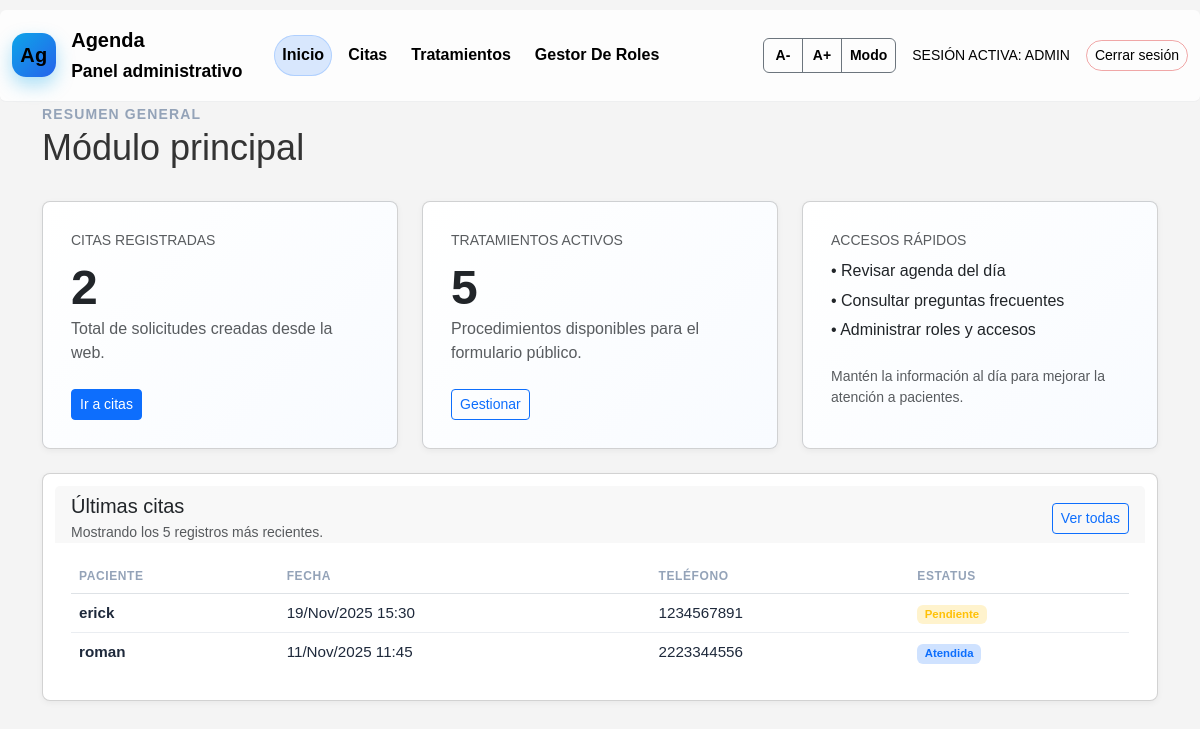
Screenshot of /listar/ (signed in) with the database file from the repository.
### app/models.py (models this page shows, shortened)
class CitaDental(models.Model):
	ESTATUS_PENDIENTE = 'PENDIENTE'
	ESTATUS_CONFIRMADA = 'CONFIRMADA'
	ESTATUS_CANCELADA = 'CANCELADA'
	ESTATUS_ATENDIDA = 'ATENDIDA'
	ESTATUS_CHOICES = [
		(ESTATUS_PENDIENTE, 'Pendiente'),
		(ESTATUS_CONFIRMADA, 'Confirmada'),
		(ESTATUS_CANCELADA, 'Cancelada'),
		(ESTATUS_ATENDIDA, 'Atendida'),
	]
	nombre_paciente = models.CharField(max_length=200)
	tratamientos = models.ManyToManyField(
		Tratamiento,
		blank=True,
		related_name='citas',
		help_text='Tratamientos asociados a la cita'
	)
	fecha_cita = models.DateTimeField()
	telefono = models.CharField(max_length=30, blank=True, null=True)
	correo = models.EmailField(blank=True, null=True)
	estatus = models.CharField(max_length=20, choices=ESTATUS_CHOICES, default=ESTATUS_PENDIENTE)

### app/views.py (the view)
# urls.py: path('listar/', views.listar, name='listar'),
@login_required
def listar(request):
	ensure_default_groups()
	try:
		count_citas = CitaDental.objects.count()
	except Exception:
		count_citas = 0
	try:
		count_tratamientos = Tratamiento.objects.count()
	except Exception:
		count_tratamientos = 0
	recent_citas = CitaDental.objects.all().order_by('-fecha_cita')[:5]
	is_admin = False
	is_employee = False
	if request.user and request.user.is_authenticated:
		is_admin = request.user.is_superuser or request.user.groups.filter(name='Administrador').exists()
		is_employee = request.user.groups.filter(name='Empleado').exists()
	return render(request, 'listar.html', {
		'count_citas': count_citas,
		'count_tratamientos': count_tratamientos,
		'recent_citas': recent_citas,
		'is_admin': is_admin,
		'is_employee': is_employee,
	})

### app/context_processors.py (called while the page is built)
def user_roles(request):
    flags = {
        'is_admin': False,
        'is_employee': False,
        'can_view_citas': False,
        'can_manage_tratamientos': False,
    }
    user = getattr(request, 'user', None)
    try:
        if user and user.is_authenticated:
            is_admin = user.is_superuser or user.groups.filter(name='Administrador').exists()
            flags['is_admin'] = is_admin
            flags['is_employee'] = user.groups.filter(name='Empleado').exists()
            flags['can_view_citas'] = is_admin or user.groups.filter(name='Permiso Citas').exists()
            flags['can_manage_tratamientos'] = is_admin or user.groups.filter(name='Permiso Tratamientos').exists()
    except Exception:
        pass
    return flags

### app/views.py (called while the page is built)
def ensure_default_groups():
	try:
		for name in ('Administrador', 'Empleado', 'Permiso Citas', 'Permiso Tratamientos'):
			Group.objects.get_or_create(name=name)
	except Exception:
		pass

### app/templates/listar.html (shortened to what this page needs)
{% extends 'base.html' %}
{% block content %}
<div class="admin-page-header">
    <div>
        <small>Resumen general</small>
        <h1 class="mb-0">Módulo principal</h1>
    </div>
</div>
<div class="row g-4 mb-4">
    <div class="col-md-6 col-xl-4">
        <div class="card admin-kpi h-100">
            <div class="card-body">
                <div class="text-muted text-uppercase small mb-2">Citas registradas</div>
                <div class="display-5 fw-bold">{{ count_citas }}</div>
                <p class="text-muted mb-4">Total de solicitudes creadas desde la web.</p>
                <a href="{% url 'citas_listar' %}" class="btn btn-primary btn-sm">Ir a citas</a>
            </div>
        </div>
    </div>
    {% if can_manage_tratamientos %}
    <div class="col-md-6 col-xl-4">
        <div class="card admin-kpi h-100">
            <div class="card-body">
                <div class="text-muted text-uppercase small mb-2">Tratamientos activos</div>
                <div class="display-5 fw-bold">{{ count_tratamientos }}</div>
                <p class="text-muted mb-4">Procedimientos disponibles para el formulario público.</p>
                <a href="{% url 'tratamientos_listar' %}" class="btn btn-outline-primary btn-sm">Gestionar</a>
            </div>
        </div>
    </div>
    {% endif %}
    <div class="col-xl-4">
        <div class="card admin-kpi h-100">
            <div class="card-body">
                <div class="text-muted text-uppercase small mb-2">Accesos rápidos</div>
                <ul class="list-unstyled admin-quick-links mb-4">
                    <li><a href="{% url 'citas_listar' %}" class="link-dark text-decoration-none">• Revisar agenda del día</a></li>
                    <li><a href="{% url 'home' %}#faq" class="link-dark text-decoration-none">• Consultar preguntas frecuentes</a></li>
                    {% if is_admin %}
                    <li><a href="{% url 'usuarios_listar' %}" class="link-dark text-decoration-none">• Administrar roles y accesos</a></li>
                    {% endif %}
                </ul>
                <p class="text-muted small mb-0">Mantén la información al día para mejorar la atención a pacientes.</p>
            </div>
        </div>
    </div>
</div>
<div class="card admin-table">
    <div class="card-header border-0 pb-0">
        <div class="d-flex flex-wrap align-items-center justify-content-between gap-3">
            <div>
                <h5 class="mb-1">Últimas citas</h5>
                <p class="text-muted mb-0 small">Mostrando los 5 registros más recientes.</p>
            </div>
            <a href="{% url 'citas_listar' %}" class="btn btn-outline-primary btn-sm">Ver todas</a>
        </div>
    </div>
    <div class="card-body">
        <div class="table-responsive">
            <table class="table align-middle">
                <thead>
                    <tr>
                        <th>Paciente</th>
                        <th>Fecha</th>
                        <th>Teléfono</th>
                        <th>Estatus</th>
                    </tr>
                </thead>
                <tbody>
                    {% for c in recent_citas %}
                    <tr>
                        <td class="fw-semibold">{{ c.nombre_paciente }}</td>
                        <td>{{ c.fecha_cita|date:"d/M/Y H:i" }}</td>
                        <td>{{ c.telefono|default:"-" }}</td>
                        <td>
                            <span class="badge {% if c.estatus == 'CONFIRMADA' %}bg-success-subtle text-success{% elif c.estatus == 'CANCELADA' %}bg-danger-subtle text-danger{% elif c.estatus == 'ATENDIDA' %}bg-primary-subtle text-primary{% else %}bg-warning-subtle text-warning{% endif %}">
                                {{ c.get_estatus_display }}
                            </span>
                        </td>
                    </tr>
                    {% empty %}
                    <tr>
                        <td colspan="4" class="text-center text-muted py-4">No hay citas registradas.</td>
                    </tr>
                    {% endfor %}
                </tbody>
            </table>
        </div>
    </div>
</div>
{% endblock %}

### app/templates/base.html (shortened to what this page needs)
<!doctype html>
<html lang="es">
{% load static %}
    <head>
        <link href="https://cdn.jsdelivr.net/npm/bootstrap@5.3.2/dist/css/bootstrap.min.css" rel="stylesheet">
        <link rel="stylesheet" href="{% static 'css/style.css' %}">
    </head>
    <body>
        <nav class="navbar navbar-expand-lg admin-navbar">
            <div class="container-fluid">
                <a class="navbar-brand d-flex align-items-center" href="{% url 'listar' %}">
                    <span class="brand-mark me-2">Ag</span>
                    <div>
                        <div class="fw-bold">Agenda</div>
                        <small class="text-muted">Panel administrativo</small>
                    </div>
                </a>
                <div class="collapse navbar-collapse" id="adminNav">
                    <ul class="navbar-nav me-auto mb-2 mb-lg-0">
                        <li class="nav-item">
                            <a class="nav-link {% if request.resolver_match.url_name == 'listar' %}active{% endif %}" href="{% url 'listar' %}">Inicio</a>
                        </li>
                        {% if can_view_citas %}
                        <li class="nav-item">
                            <a class="nav-link {% if request.resolver_match.url_name|default:''|slice:":5" == 'citas' %}active{% endif %}" href="{% url 'citas_listar' %}">Citas</a>
                        </li>
                        {% endif %}
                        {% if can_manage_tratamientos %}
                        <li class="nav-item">
                            <a class="nav-link {% if request.resolver_match.url_name|default:''|slice:":12" == 'tratamientos' %}active{% endif %}" href="{% url 'tratamientos_listar' %}">Tratamientos</a>
                        </li>
                        {% endif %}
                        {% if is_admin %}
                        <li class="nav-item">
                            <a class="nav-link {% if request.resolver_match.url_name|default:''|slice:":7" == 'usuarios' %}active{% endif %}" href="{% url 'usuarios_listar' %}">Gestor de roles</a>
                        </li>
                        {% endif %}
                    </ul>
                    <div class="d-flex align-items-center gap-2 me-3 accessibility-controls">
                        <div class="btn-group" role="group" aria-label="Accesibilidad">
                            <button id="btn-decrease" class="btn btn-outline-secondary btn-sm" type="button" title="Disminuir texto" onclick="decreaseText()">A-</button>
                            <button id="btn-increase" class="btn btn-outline-secondary btn-sm" type="button" title="Aumentar texto" onclick="increaseText()">A+</button>
                            <button id="btn-toggle-dark" class="btn btn-outline-secondary btn-sm" type="button" title="Modo oscuro" onclick="toggleDark()">Modo</button>
                        </div>
                    </div>
                    {% if request.user.is_authenticated %}
                    <div class="d-flex align-items-center gap-3 text-uppercase small text-muted">
                        Sesión activa: {{ request.user.username }}
                        <form method="post" action="{% url 'logout' %}" class="m-0">
                            <button class="btn btn-outline-danger btn-sm rounded-pill" type="submit">Cerrar sesión</button>
                        </form>
                    </div>
                    {% endif %}
                </div>
            </div>
        </nav>
        <div class="container mb-5">
            {% block content %}{% endblock %}
        </div>
    </body>
</html>

### app/statics/css/style.css (style rules this page uses)
html { scroll-behavior: smooth; }
body { font-family: 'Poppins', Arial, Helvetica, sans-serif; display: block; margin: 0; background-color: #f4f4f4; color: #333; padding-top: 0; }
h1, h2, h3, h4, h5, h6, .display-5 { font-family: 'Montserrat', Arial, Helvetica, sans-serif; margin: 0; }
:root { --brand: #0d6efd; --brand-dark: #012a4a; }
nav { background-color: #0b5ed7; border-radius: 6px; margin-top: 10px; }
nav ul { list-style: none; margin: 0; padding: 0; display: flex; justify-content: space-around; }
nav ul li { flex: 1; text-align: center; }
nav ul li a { display: block; padding: 10px 8px; color: #fff; text-decoration: none; font-weight: 600; }
.card { background: #fff; border-radius: 8px; padding: 12px; box-shadow: 0 2px 6px rgba(0,0,0,0.05); }
button { cursor: pointer; }
.admin-navbar, .admin-navbar * { color: #000000 !important; }
.admin-navbar .nav-link { color: #000000 !important; }
.admin-navbar .navbar-brand, .admin-navbar .brand-mark { color: #000000 !important; }
.admin-navbar .btn, .admin-navbar .btn * { color: #000000 !important; }
.admin-navbar { background: #ffffffcc; backdrop-filter: blur(8px); border-bottom: 1px solid rgba(15,23,42,0.06); font-family: 'Montserrat', sans-serif; padding: 0.65rem 0; }
.admin-navbar .navbar-brand { font-weight: 700; color: #0f172a; gap: 0.45rem; }
.admin-navbar .brand-mark { width: 44px; height: 44px; border-radius: 14px; background: linear-gradient(135deg, #0ea5e9, #2563eb); color: #fff; font-weight: 700; display: inline-flex; align-items: center; justify-content: center; letter-spacing: 0.5px; box-shadow: 0 8px 18px rgba(14,165,233,0.35); }
.admin-navbar .nav-link { font-weight: 600; color: #6b7280; padding: 0.55rem 0.9rem; border-radius: 999px; transition: all 0.2s ease; text-transform: capitalize; display: inline-flex; align-items: center; justify-content: center; }
.admin-navbar .nav-link.active { color: #0d6efd; background: rgba(13,110,253,0.15); box-shadow: inset 0 0 0 1px rgba(13,110,253,0.2); }
.admin-navbar .navbar-collapse { align-items: center; }
.admin-navbar .navbar-nav { align-items: center; gap: 0.5rem; margin-left: 1rem; flex-wrap: wrap; }
.admin-navbar .nav-item { white-space: nowrap; }
.admin-navbar .btn-outline-danger { border-color: rgba(220,38,38,0.4); color: #b91c1c; }
.accessibility-controls .btn { padding: 6px 8px; min-width: 40px; border-radius: 6px; }
.accessibility-controls .btn[title] { font-weight: 600; }
.admin-page-header { display: flex; align-items: center; justify-content: space-between; gap: 1.5rem; margin-bottom: 2rem; }
.admin-page-header h1 { font-size: clamp(1.75rem, 3vw, 2.4rem); margin: 0; }
.admin-page-header small { text-transform: uppercase; letter-spacing: 0.08em; font-weight: 600; color: #94a3b8; }
.admin-kpi { background: linear-gradient(135deg,#ffffff,#f8fbff); }
.admin-kpi .display-5 { font-size: clamp(2.2rem, 4vw, 3rem); }
.admin-table .table { margin-bottom: 0; font-size: 0.95rem; }
.admin-table .table thead th { text-transform: uppercase; font-size: 0.75rem; letter-spacing: 0.05em; color: #94a3b8; border-bottom-width: 1px; }
.admin-table .table tbody td { vertical-align: middle; color: #1e293b; border-color: rgba(148,163,184,0.2); }
.admin-table .table tbody tr:last-child td { border-bottom: none; }
.admin-quick-links li + li { margin-top: 0.35rem; }

### rows the page displays
CitaDental: nombre_paciente "erick", fecha_cita "19/Nov/2025 15:30", telefono "1234567891", estatus "Pendiente"
CitaDental: nombre_paciente "roman", fecha_cita "11/Nov/2025 11:45", telefono "2223344556", estatus "Atendida"

### other values shown
{{ request.user.username }} "ADMIN"
{{ count_citas }} "2"
{{ count_tratamientos }} "5"
